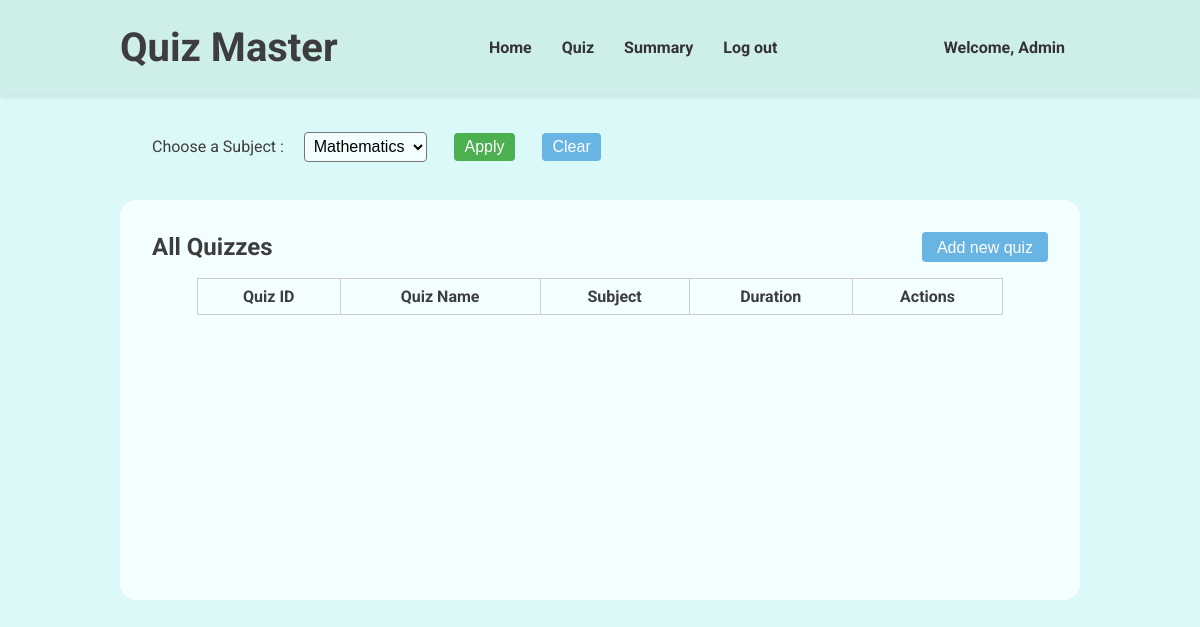
Page /admin-quiz (signed in) on the earlier database version.
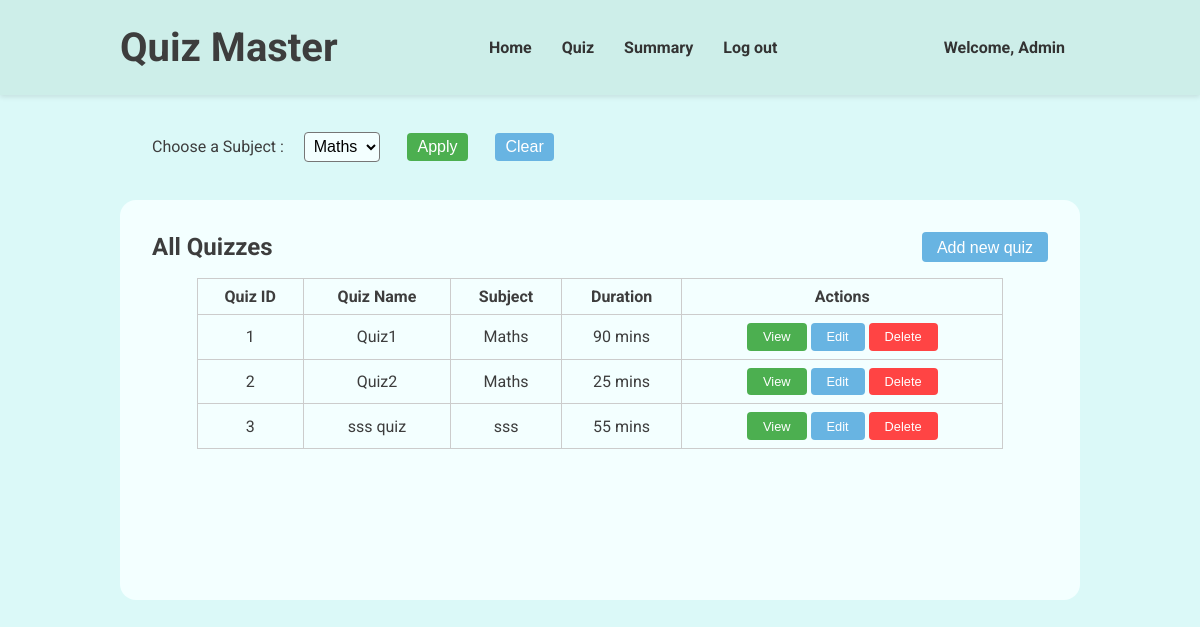
Same page on the later database version.
### models.py (models this page shows, shortened)
class User(db.Model, UserMixin):
    __tablename__ = 'users'
    id = db.Column(db.Integer, primary_key=True)
    username = db.Column(db.String(80), unique=True, nullable=False)
    passhash = db.Column(db.String(256), nullable=False)
    fullname = db.Column(db.String(80), nullable=False)
    qualification = db.Column(db.String(80), nullable=False)
    dob = db.Column(db.Date, nullable=False)
    is_admin = db.Column(db.Boolean, nullable=False, default=False)
    @property
    def password(self):
        raise AttributeError('Password is not a readable attribute')

class Quizzes(db.Model):
    __tablename__ = 'quizzes'
    quizid = db.Column(db.Integer, primary_key=True)
    quizname = db.Column(db.String(80), unique=False, nullable=False)
    subjectid = db.Column(db.Integer, db.ForeignKey('subjects.subjectid'), nullable=False)
    duration = db.Column(db.Integer, nullable=False)
    quizdate = db.Column(db.Date, nullable=False)

class Subjects(db.Model):
    __tablename__ = 'subjects'
    subjectid = db.Column(db.Integer, primary_key=True)
    subjectname = db.Column(db.String(80), unique=False, nullable=False)
    subjectdesc = db.Column(db.String(512), nullable=False)
    chapters = db.relationship('Chapters', backref='subject', lazy=True)

### routes.py (the view, shortened to what this page needs)
@app.route('/admin-quiz', methods=['GET', 'POST'])
@login_required
def admin_quiz():
    return render_template('quizzes.html', user = current_user, subjects = Subjects.query.all(), quizzes = Quizzes.query.all())

### app.py (called while the page is built)
@login_manager.user_loader
def load_user(userid):
    return models.User.query.get(int(userid))

### templates/quizzes.html (shortened to what this page needs)
{% extends "base.html" %} {% block title %}Quizes | Quiz Master{% endblock %} {%
block stylesheet %}
<link rel="stylesheet" href="{{ url_for('static', filename='navbar.css') }}" />
<link rel="stylesheet" href="{{ url_for('static', filename='quizzes.css') }}" />
{% endblock %} {% block navbar %}
<header>
  <div class="header-container">
    <h1>Quiz Master</h1>
    <nav>
      <ul>
        <li>
          <a href="/dashboard">Home</a>
        </li>
        <li>
          <a href="/admin-quiz">Quiz</a>
        </li>
        <li>
          <a href="/admin-summary">Summary</a>
        </li>
        <li>
          <a href="/logout">Log out</a>
        </li>
      </ul>
    </nav>
    <a href="/profile">Welcome, {{ user.fullname}}</a>
  </div>
</header>
{% endblock %} {% block content %}
<main>
  <div class="topbar">
    <form method="post">
      <label for="subject">Choose a Subject : </label>
      <select id="subject" name="subject">
        {% for subject in subjects %}
        <option value="{{ subject.subjectname }}">
          {{ subject.subjectname }}
        </option>
        {% endfor %}
      </select>
      <button type="submit" id="apply">Apply</button>
    </form>
    <button id="clear" onclick="window.location.href='/admin-quiz'">
      Clear
    </button>
  </div>
  <div class="quiz-display">
    <div class="sub-header">
      <h2>All Quizzes</h2>
      <button id="add-quiz-btn">Add new quiz</button>
    </div>
    <div class="quizzes">
      <table>
        <thead>
          <tr>
            <th>Quiz ID</th>
            <th>Quiz Name</th>
            <th>Subject</th>
            <th>Duration</th>
            <th>Actions</th>
          </tr>
        </thead>
        <tbody>
          {% for quiz in quizzes %}
          <tr>
            <td>{{ quiz.quizid }}</td>
            <td>{{ quiz.quizname }}</td>
            {% for subject in subjects %}
            {% if subject.subjectid == quiz.subjectid %}
            <td>{{ subject.subjectname }}</td>
            {% endif %}
            {% endfor %}
            <td>{{ quiz.duration }} mins</td>
            <td>
              <button class="view-btn" onclick="viewQuiz({{ quiz.quizid }})">View</button>
              <button class="edit-btn" onclick="editQuiz({{ quiz.quizid }})">Edit</button>
              <button class="delete-btn" onclick="deleteQuiz({{ quiz.quizid }})">Delete</button>
            </td>
          </tr>
          {% endfor %}
        </tbody>
      </table>
  </div>
</main>
{% endblock %}

### templates/base.html (shortened to what this page needs)
<!DOCTYPE html>
<html lang="en">
  <head>
    <link
      rel="stylesheet"
      href="{{ url_for('static', filename='index.css') }}"
    />
    {% block stylesheet %} {% endblock %}
  </head>
  <body>
    {% block navbar %}{% endblock %}
    <div class="container">{% block content %}{% endblock %}</div>
  </body>
</html>

### static/index.css (style rules this page uses)
* { margin: 0; padding: 0; box-sizing: border-box; }
body { background-color: #dbf9f8; color: #3d3d3d; font-family: 'roboto', sans-serif; }
.container { margin: auto; max-width: 80vw; }

### static/navbar.css (style rules this page uses)
header { background-color: #cdeee9; padding: 1.5rem; box-shadow: 0 2px 5px rgba(0, 0, 0, 0.1); }
.header-container { margin: auto; width: 80vw; display: flex; justify-content: space-between; align-items: center; }
header h1 { margin: 0; font-size: 2.5rem; color: #3d3d3d; }
header nav ul { list-style: none; display: flex; }
header a { margin: 0 15px; text-decoration: none; color: #333; font-weight: bold; }

### static/quizzes.css (style rules this page uses)
.topbar { margin: 2rem; }
.topbar form { display: inline; }
.topbar select { margin-left: 1rem; padding: 0.3rem; font-size: 1rem; border-radius: 0.25rem; background-color: #f3ffff; }
.topbar button { margin: 0.4rem 1.5rem; padding: 5px 10px; font-size: 1rem; border: none; border-radius: 0.25rem; cursor: pointer; color: #fff; }
#apply { background-color: #4caf50; }
#clear { background-color: #68b4e2; margin-left: 0; }
.quiz-display { min-height: 50vh; padding: 1rem 2rem; width: 100%; background-color: #f3ffff; border-radius: 1rem; }
.sub-header { margin: 1rem 0; display: flex; justify-content: space-between; align-items: center; }
#add-quiz-btn { padding: 7px 15px 5px; font-size: 1rem; background-color: #68b4e2; color: #fff; border: none; border-radius: 0.25rem; cursor: pointer; }
.quizzes { margin: auto; width: 90%; }
.quizzes table { width: 100%; border-collapse: collapse; }
.quizzes table th, .quizzes table td { border: 1px solid #ccc; padding: 8px; text-align: center; }
.quizzes table button { padding: 0.4rem 1rem; font-size: 0.8rem; color: white; border: none; border-radius: 0.25rem; cursor: pointer; }
.view-btn { background-color: #4caf50; }
.edit-btn { background-color: #68b4e2; }
.delete-btn { background-color: #f44; }

Differences in the rows shown:
added Quizzes: quizid "1", quizname "Quiz1", duration "90"
now on this page (row edited): Subjects: subjectname "Maths"
added Quizzes: quizid "2", quizname "Quiz2", duration "25"
added Quizzes: quizid "3", quizname "sss quiz", duration "55"
now on this page (row edited): Subjects: subjectname "sss", shown under "3"
Other differences:
form field subject: "Mathematics" → "Maths"
